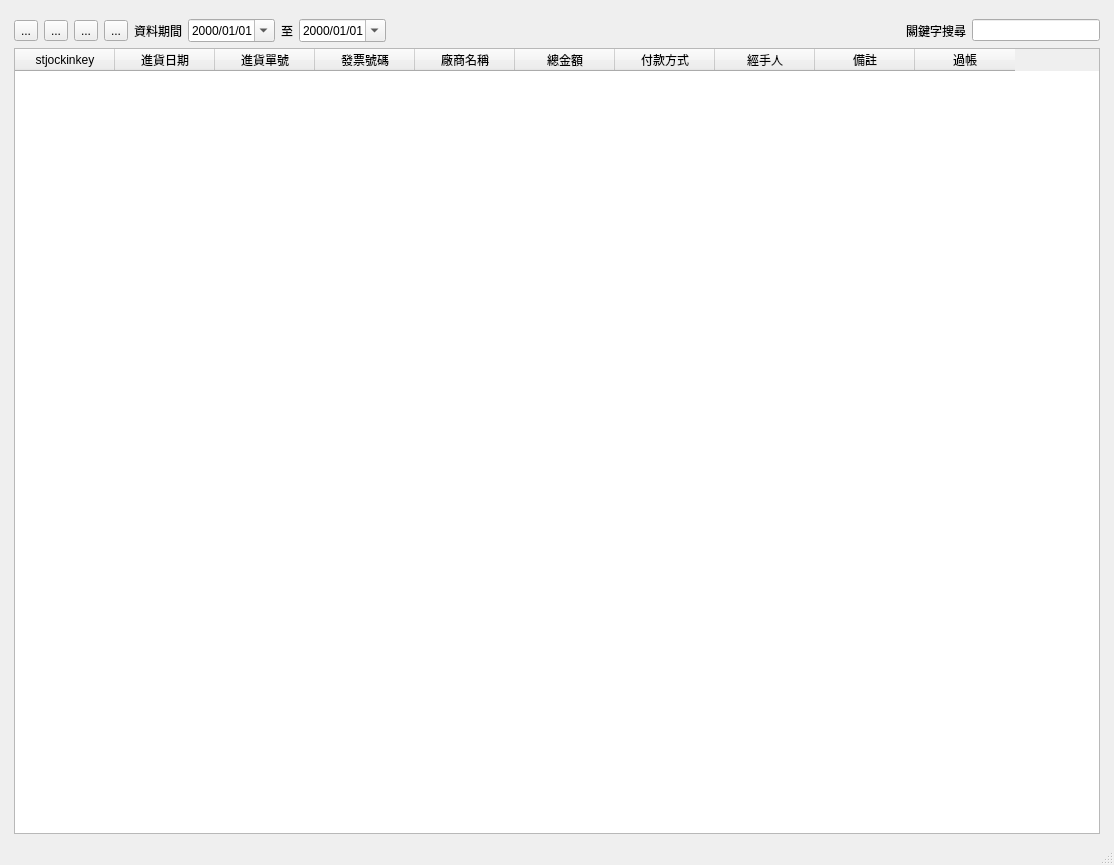
<?xml version="1.0" encoding="UTF-8"?>
<ui version="4.0">
 <class>stock_in_list</class>
 <widget class="QMainWindow" name="stock_in_list">
  <property name="geometry">
   <rect>
    <x>0</x>
    <y>0</y>
    <width>1114</width>
    <height>865</height>
   </rect>
  </property>
  <property name="windowTitle">
   <string>進貨資料</string>
  </property>
  <widget class="QWidget" name="centralwidget">
   <layout class="QHBoxLayout" name="horizontalLayout">
    <item>
     <layout class="QVBoxLayout" name="verticalLayout">
      <property name="leftMargin">
       <number>5</number>
      </property>
      <property name="topMargin">
       <number>10</number>
      </property>
      <property name="rightMargin">
       <number>5</number>
      </property>
      <property name="bottomMargin">
       <number>0</number>
      </property>
      <item>
       <layout class="QHBoxLayout" name="horizontalLayout_5">
        <item>
         <widget class="QToolButton" name="toolButton_add_stock">
          <property name="toolTip">
           <string>新增進貨資料</string>
          </property>
          <property name="text">
           <string>...</string>
          </property>
          <property name="icon">
           <iconset>
            <normaloff>../icons/gtk-add.svg</normaloff>../icons/gtk-add.svg</iconset>
          </property>
         </widget>
        </item>
        <item>
         <widget class="QToolButton" name="toolButton_remove_stock">
          <property name="toolTip">
           <string>刪除進貨資料</string>
          </property>
          <property name="text">
           <string>...</string>
          </property>
          <property name="icon">
           <iconset>
            <normaloff>../icons/gtk-remove.svg</normaloff>../icons/gtk-remove.svg</iconset>
          </property>
         </widget>
        </item>
        <item>
         <widget class="QToolButton" name="toolButton_edit_stock">
          <property name="toolTip">
           <string>修改進貨資料</string>
          </property>
          <property name="text">
           <string>...</string>
          </property>
          <property name="icon">
           <iconset>
            <normaloff>../icons/gtk-edit.svg</normaloff>../icons/gtk-edit.svg</iconset>
          </property>
         </widget>
        </item>
        <item>
         <widget class="QToolButton" name="toolButton_export_to_excel">
          <property name="toolTip">
           <string>匯出Excel</string>
          </property>
          <property name="text">
           <string>...</string>
          </property>
          <property name="icon">
           <iconset>
            <normaloff>../icons/application-vnd.ms-excel.png</normaloff>../icons/application-vnd.ms-excel.png</iconset>
          </property>
         </widget>
        </item>
        <item>
         <widget class="QLabel" name="label_2">
          <property name="text">
           <string>資料期間</string>
          </property>
         </widget>
        </item>
        <item>
         <widget class="QDateEdit" name="dateEdit_start_date">
          <property name="displayFormat">
           <string>yyyy/MM/dd</string>
          </property>
          <property name="calendarPopup">
           <bool>true</bool>
          </property>
         </widget>
        </item>
        <item>
         <widget class="QLabel" name="label_3">
          <property name="text">
           <string>至</string>
          </property>
         </widget>
        </item>
        <item>
         <widget class="QDateEdit" name="dateEdit_end_date">
          <property name="displayFormat">
           <string>yyyy/MM/dd</string>
          </property>
          <property name="calendarPopup">
           <bool>true</bool>
          </property>
         </widget>
        </item>
        <item>
         <spacer name="horizontalSpacer_3">
          <property name="orientation">
           <enum>Qt::Horizontal</enum>
          </property>
          <property name="sizeHint" stdset="0">
           <size>
            <width>40</width>
            <height>20</height>
           </size>
          </property>
         </spacer>
        </item>
        <item>
         <spacer name="horizontalSpacer">
          <property name="orientation">
           <enum>Qt::Horizontal</enum>
          </property>
          <property name="sizeHint" stdset="0">
           <size>
            <width>40</width>
            <height>20</height>
           </size>
          </property>
         </spacer>
        </item>
        <item>
         <spacer name="horizontalSpacer_2">
          <property name="orientation">
           <enum>Qt::Horizontal</enum>
          </property>
          <property name="sizeHint" stdset="0">
           <size>
            <width>40</width>
            <height>20</height>
           </size>
          </property>
         </spacer>
        </item>
        <item>
         <spacer name="horizontalSpacer_4">
          <property name="orientation">
           <enum>Qt::Horizontal</enum>
          </property>
          <property name="sizeHint" stdset="0">
           <size>
            <width>40</width>
            <height>20</height>
           </size>
          </property>
         </spacer>
        </item>
        <item>
         <widget class="QLabel" name="label">
          <property name="text">
           <string>關鍵字搜尋</string>
          </property>
         </widget>
        </item>
        <item>
         <widget class="QLineEdit" name="lineEdit_query"/>
        </item>
       </layout>
      </item>
      <item>
       <widget class="QTableWidget" name="tableWidget_stock_in_list">
        <property name="editTriggers">
         <set>QAbstractItemView::NoEditTriggers</set>
        </property>
        <property name="selectionMode">
         <enum>QAbstractItemView::SingleSelection</enum>
        </property>
        <property name="selectionBehavior">
         <enum>QAbstractItemView::SelectRows</enum>
        </property>
        <column>
         <property name="text">
          <string>stjockinkey</string>
         </property>
        </column>
        <column>
         <property name="text">
          <string>進貨日期</string>
         </property>
        </column>
        <column>
         <property name="text">
          <string>進貨單號</string>
         </property>
        </column>
        <column>
         <property name="text">
          <string>發票號碼</string>
         </property>
        </column>
        <column>
         <property name="text">
          <string>廠商名稱</string>
         </property>
        </column>
        <column>
         <property name="text">
          <string>總金額</string>
         </property>
        </column>
        <column>
         <property name="text">
          <string>付款方式</string>
         </property>
        </column>
        <column>
         <property name="text">
          <string>經手人</string>
         </property>
        </column>
        <column>
         <property name="text">
          <string>備註</string>
         </property>
        </column>
        <column>
         <property name="text">
          <string>過帳</string>
         </property>
        </column>
       </widget>
      </item>
     </layout>
    </item>
   </layout>
  </widget>
  <widget class="QStatusBar" name="statusbar"/>
  <widget class="QMenuBar" name="menubar">
   <property name="geometry">
    <rect>
     <x>0</x>
     <y>0</y>
     <width>1114</width>
     <height>33</height>
    </rect>
   </property>
  </widget>
 </widget>
 <resources/>
 <connections/>
</ui>
